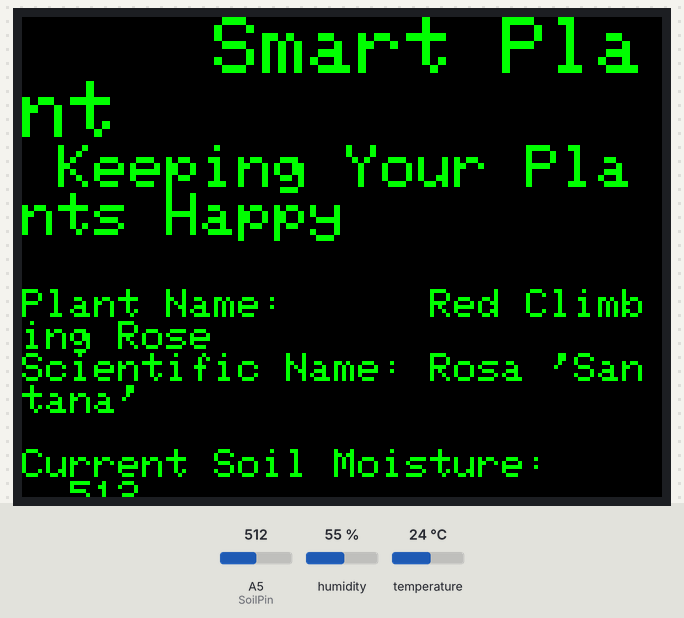
Recording of a sketch running on a simulated Arduino Uno, built with avr-gcc and run on an emulated ATmega328P. Parts: 320×240 colour display. Inputs (shaded band) come from the test bench; at power-on: A5 (SoilPin) = 512, humidity 55 %, temperature 24 °C. The local clock reads 2024-03-15 10:24:30 at power-on unless the sketch sets it; storage starts empty; what the sketch prints to the serial monitor is not drawn.

Above: at 1.3 s.
1.4 s: A5 (SoilPin) set to 34
At 3.1 s:
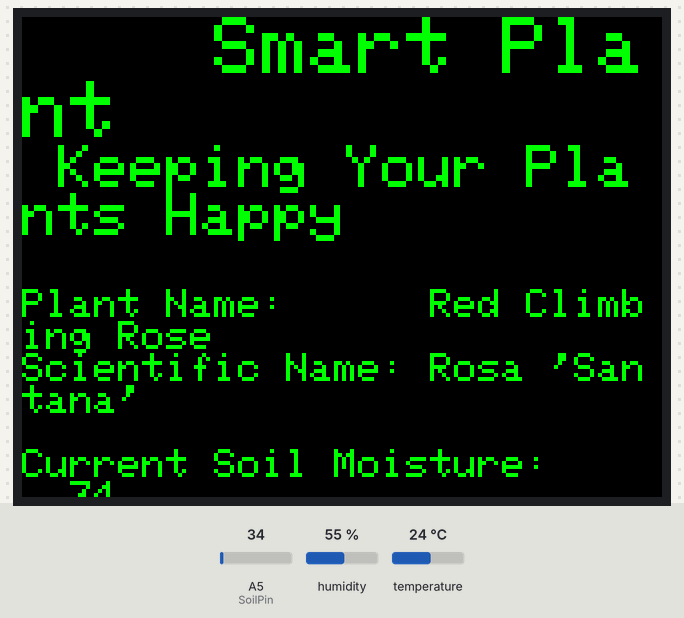
4.0 s: A5 (SoilPin) set to 28
9.6 s: humidity set to 58 %
11.2 s: humidity set to 61 %
16.4 s: A5 (SoilPin) set to 0
22.0 s: temperature set to 26 °C
Timing chart, 0 to 25.0 s (numbered marks = the images above; inputs shaded):
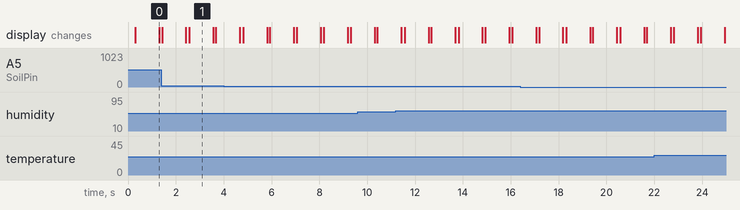

Measured:
- after the input at 1.4 s, the display: first differs from a run without the input after 1.2 s (image 1)
- what the display in image 0 shows lasts 1.0 s, from 0.3 s to 1.3 s

The sketch:

SmartPlanet.ino
```cpp
#include "Adafruit_GFX.h"
#include "Adafruit_TFTLCD.h"
#include "RTClib.h"
#include "DHT.h"
#include "SD.h"
#include "Wire.h"
RTC_DS1307 RTC;
#define SD_CS_DIO 10

DHT dht(9, DHT11);
int SoilPin = A5;
int SoilVal = 0;

int mintemp = 25;
int maxtemp = 32;

int minhumid = 60;
int maxhumid = 70;

// Made up variable
int minsoil = 10;
int maxsoil = 30;

int z = 0;
File sDFile;

Adafruit_TFTLCD tft(A3, A2, A1, A0, 18);

const int chipSelect = 10;

void setup() {
  Serial.begin(9600);
tft.reset();
  uint16_t identifier = tft.readID();
  identifier = 0x9341;
  tft.begin(identifier);
    Wire.begin();
    RTC.begin();
  if (! RTC.isrunning()) {
    RTC.adjust(DateTime(__DATE__, __TIME__));
  }
Serial.print(F("\nInitalising SD Card\n"));
  pinMode(SD_CS_DIO, OUTPUT);
  /* Initialise the SD card */
  if (!SD.begin(SD_CS_DIO))
  {
    /* If there was an error output this to the serial port and go no further */
    Serial.println("ERROR: SD card failed to initialise");
    while(1);
  }else
  {
    Serial.println("SD Card OK");
  }
}


void loop() {
  tft.setRotation(1);
  SmartPlant();
  delay(1000);
}

unsigned long SmartPlant() {
 tft.fillScreen(0x0000);
  unsigned long start = micros();
  tft.setCursor(0, 0);

  tft.setTextColor(0x07E0);
  tft.setTextSize(4);
  tft.println(F("    Smart Plant"));

  tft.setTextSize(3);
  tft.println(F(" Keeping Your Plants Happy"));
  tft.println(F(" "));

 // Read Sensors Here
  SoilVal = analogRead(SoilPin);//Read the SIG value form sensor
  float h = dht.readHumidity();
  float t = dht.readTemperature();

  tft.setTextSize(2);
  tft.println(F("Plant Name:      Red Climbing Rose"));
  tft.println(F("Scientific Name: Rosa 'Santana'"));
  tft.println(F(" "));

  tft.setTextSize(2);
  tft.print(F("Current Soil Moisture:      "));
  tft.println(SoilVal);

  tft.print(F("Current Temperature:        " ));
  tft.print(t );
  tft.println(F(" *C" ));

  tft.print("Current Humidity:           ");
  tft.print( h );
  tft.println(" % ");

  tft.println(F(" "));
  tft.println(F(" "));

 String SoilMoistureStatus = "";

  if (SoilVal > maxsoil) {
    tft.setTextColor(0xF800);
    SoilMoistureStatus = "     Soil Moisture High";
  }

  else if (SoilVal < minsoil) {
    tft.setTextColor(0xF800);
    SoilMoistureStatus = "     Soil Moisture Low";
  }

  else {
    tft.setTextColor(0x07E0);
    SoilMoistureStatus = "     Soil Moisture Good";
  }

  tft.setTextSize(3);
  tft.println(SoilMoistureStatus);

  String TempStatus = "";

  if (t > maxtemp) {
    tft.setTextColor(0xF800);
    TempStatus = "     Temperature High";
  }

  else if (t < mintemp) {
    tft.setTextColor(0xF800);
    TempStatus = "     Temperature Low";
  }

  else {
    tft.setTextColor(0x07E0);
    TempStatus = "     Temperature Good";
  }
  tft.println(TempStatus);

  String HumidStatus = "";

  if (h > maxhumid) {
    tft.setTextColor(0xF800);
    HumidStatus = "     Humidity High";
  }

  else if (h < minhumid) {
    tft.setTextColor(0xF800);
    HumidStatus = "       Humidity Low";
  }

  else {
    tft.setTextColor(0x07E0);
    HumidStatus = "      Humidity Good";
  }

  tft.println(HumidStatus);
// SAVE TO LOG (TO DO)
  sDFile = SD.open("data.csv", FILE_WRITE);

  if (sDFile)
  {
      DateTime now = RTC.now();
  sDFile.print(now.year(), DEC);
  sDFile.print('/');
  sDFile.print(now.month(), DEC);
  sDFile.print('/');
  sDFile.print(now.day(), DEC);
    sDFile.print(", ");
    sDFile.print(SoilVal);
    sDFile.print(", ");
    sDFile.print(t);
    sDFile.print(", ");
    sDFile.println(h);
    sDFile.close();
  }


}
```
